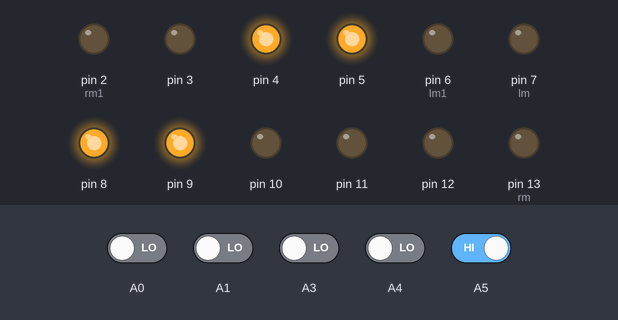
Recording of a sketch running on a simulated Arduino Uno, built with avr-gcc and run on an emulated ATmega328P. On the bench: output pins drawn as LEDs (lit = HIGH). Dashed ring = blinking. The test bench sets the inputs (shaded band); at power-on: A5 HIGH, A0, A1, A3, A4 LOW. What the sketch prints to the serial monitor is not drawn.

Above: at 1.2 s.
1.3 s: A3 driven HIGH
At 1.9 s:
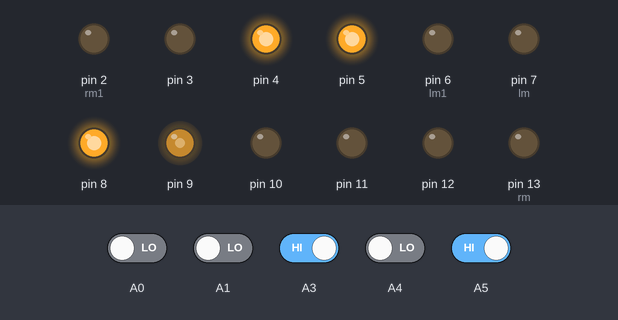
4.3 s: A1 driven HIGH
7.3 s: A0 driven HIGH
At 7.7 s:
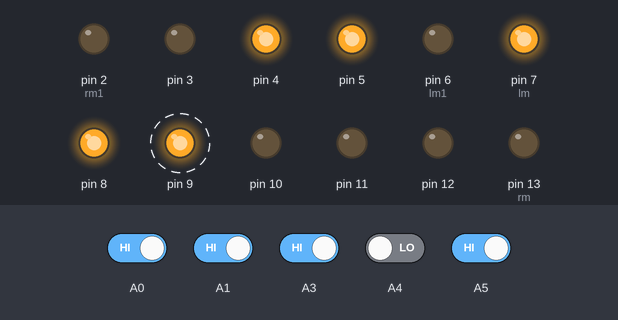
8.8 s: A5 driven LOW
At 9.7 s:
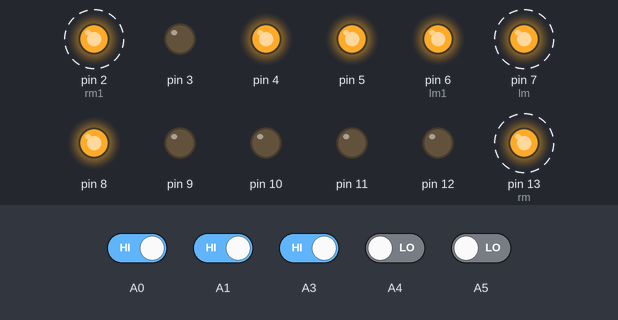
11.8 s: A5 driven HIGH
At 12.5 s:
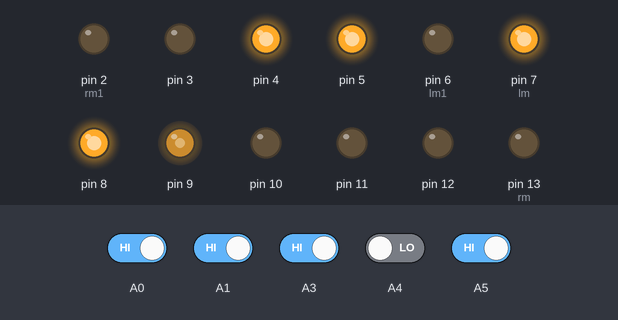
14.8 s: A0 driven LOW
Timing chart, 0 to 17.8 s (numbered marks = the images above; inputs shaded):
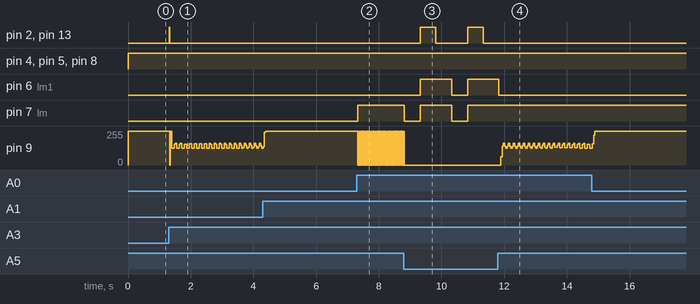

The sketch:

vjti3.ino
```cpp
int lm = 7;
int lm1 = 6;
int rm = 13;
int rm1 = 2;

int leftsensor=0;
int middlesensor=0;
int rightsensor=0;

int val0 = 0;
int val1 = 0;
int val2 = 0;
int val3 = 0;
int val4 = 0;
int old_5=0;

int i=0;
int flag=0;
int old5=0;
int varchaflag=0;
int obstacle=0;

void setup()
{
Serial.begin(9600);
pinMode(A0,INPUT);
pinMode(A1,INPUT);
pinMode(A2,INPUT);
pinMode(A3,INPUT);
pinMode(A4,INPUT);
pinMode(A5,INPUT);
pinMode(8,OUTPUT);
pinMode(9,OUTPUT);
pinMode(11,OUTPUT);
pinMode(12,OUTPUT);
pinMode(lm,OUTPUT);
pinMode(lm1,OUTPUT);
pinMode(rm,OUTPUT);
pinMode(rm1,OUTPUT);
pinMode(3,OUTPUT);
pinMode(4,OUTPUT);
pinMode(5,OUTPUT);
pinMode(10,OUTPUT);

}

void linetracer()
{
     if (leftsensor == 0 && middlesensor == 0 && rightsensor == 0 ) {
    digitalWrite(lm,LOW);  //left wheel
    digitalWrite(rm,LOW);   //right wheel
    digitalWrite(lm1,LOW);  //left wheel
    digitalWrite(rm1,LOW);   //right wheel
    delay(10);
   }

    else if (leftsensor == 0 && middlesensor == 0 && rightsensor == 1){
    digitalWrite(lm,HIGH);  //left wheel
    digitalWrite(rm,LOW);   //right wheel
    digitalWrite(lm1,LOW);  //left wheel
    digitalWrite(rm1,LOW);   //right wheel
    delay(10);
   }

    else if (leftsensor == 0 && middlesensor == 1 && rightsensor == 1) {
    digitalWrite(lm,HIGH);  //left wheel
    digitalWrite(rm,LOW);   //right wheel
    digitalWrite(lm1,LOW);  //left wheel
    digitalWrite(rm1,LOW);   //right wheel
    delay(10);
   }


   else if (leftsensor == 1 && middlesensor == 0 && rightsensor == 1) {
    digitalWrite(lm,LOW);  //left wheel
    digitalWrite(rm,LOW);   //right wheel
    digitalWrite(lm1,LOW);  //left wheel
    digitalWrite(rm1,LOW);   //right wheel
    delay(10);
   }

 else if (leftsensor == 1 && middlesensor == 0 && rightsensor == 0)  {
    digitalWrite(lm,LOW);  //left wheel
    digitalWrite(rm,LOW);   //right wheel
    digitalWrite(lm1,LOW);  //left wheel
    digitalWrite(rm1,HIGH);   //right wheel
    delay(10);
   }


  else  if (leftsensor == 1 && middlesensor == 1 && rightsensor == 0){
    digitalWrite(lm,LOW);  //left wheel
    digitalWrite(rm,LOW);   //right wheel
    digitalWrite(lm1,LOW);  //left wheel
    digitalWrite(rm1,HIGH);   //right wheel
    delay(10);
  }
}


void loop()
{ digitalWrite(8, HIGH);
  digitalWrite(9, HIGH);
  digitalWrite(11, LOW);
  digitalWrite(12, LOW);
  digitalWrite(4, HIGH);
  digitalWrite(3, LOW);
  digitalWrite(5, HIGH);
  digitalWrite(10, LOW);


   rightsensor = digitalRead(A0);

   Serial.print("flag=");
   Serial.println(flag);


   middlesensor = digitalRead(A1);
   Serial.print("varchaflag=");


   Serial.println(varchaflag); //5=leftsensro


   val3 = digitalRead(A3);
   int sensor4=val3;

   val4 = digitalRead(A4);
   int sensor5=val4;
   //Serial.print("varchaflag");
   //Serial.println(sensor5);

    obstacle= digitalRead(A5);


    if(sensor5==1 && old_5==0)
    {
      flag==0;
    }
    old_5=sensor5;

   if(flag==0)
   {
    linetracer();
    if(sensor4 == 1 && sensor5 == 0){
    digitalWrite(lm,LOW);  //left wheel
    digitalWrite(rm,HIGH);   //right wheel
    digitalWrite(lm1,LOW);  //left wheel
    digitalWrite(rm1,HIGH);   //right wheel
    delay(10);
    flag=1;
    }
}


    if(flag==1)
    {
      digitalWrite(9,LOW);
      linetracer();
      if(sensor4==0 && leftsensor == 1 && middlesensor == 1 && rightsensor == 1)
      {
        digitalWrite(lm,HIGH);  //left wheel
        digitalWrite(rm,LOW);   //right wheel
        digitalWrite(lm1,HIGH);  //left wheel
        digitalWrite(rm1,LOW);   //right wheel
        delay(10);
        }
    }

    if(obstacle==0)
    {
      varchaflag=1;
      flag=2;
    }

    if(varchaflag==1)
    {
        digitalWrite(lm,LOW);  //left wheel
        digitalWrite(rm,LOW);   //right wheel
        digitalWrite(lm1,LOW);  //left wheel
        digitalWrite(rm1,LOW);   //right wheel
        delay(500);

        digitalWrite(lm,HIGH);  //left wheel
        digitalWrite(rm,HIGH);   //right wheel
        digitalWrite(lm1,HIGH);  //left wheel
        digitalWrite(rm1,HIGH);   //right wheel
        delay(500);

        digitalWrite(lm,HIGH);  //left wheel
        digitalWrite(rm,LOW);   //right wheel
        digitalWrite(lm1,HIGH);  //left wheel
        digitalWrite(rm1,LOW);   //right wheel
        delay(500);

        varchaflag=0;
        flag=1;
    }
}
```

Measured:
- after the input at 1.3 s, pin 2 (rm1), pin 13 (rm): LOW → HIGH at once, → LOW 0.01 s later
- after the input at 7.3 s, pin 7 (lm): LOW → HIGH at once; pin 9: alternates 255/255 for 0.01 s and 0/255 for 0.01 s, starting at once
- after the input at 8.8 s, pin 2 (rm1), pin 13 (rm): alternates HIGH for 0.50 s and LOW for 1.0 s, starting after 0.52 s; pin 6 (lm1): LOW → HIGH after 0.52 s, → LOW 1.0 s later, → HIGH 0.51 s later; pin 7 (lm): alternates HIGH for 1.0 s and LOW for 0.50 s, starting at once; pin 9: goes on until 8.8 s, then stays 0/255
